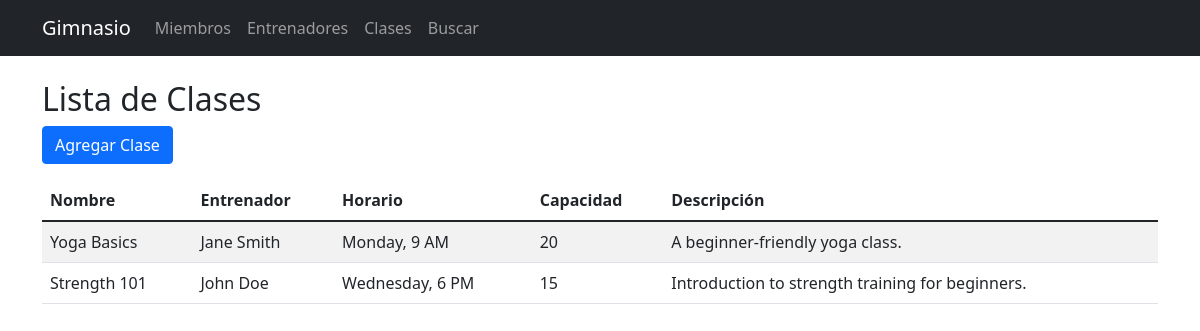
/classes/, run on the app's committed database.
### gym_app/models.py (models this page shows, shortened)
class Class(models.Model):
    name = models.CharField(max_length=100)
    trainer = models.ForeignKey(Trainer, on_delete=models.CASCADE)
    schedule = models.CharField(max_length=100)
    capacity = models.IntegerField()
    description = models.TextField()

class Trainer(models.Model):
    name = models.CharField(max_length=100)
    specialization = models.CharField(max_length=100)
    experience = models.IntegerField()
    phone = models.CharField(max_length=15)
    email = models.EmailField()

### gym_app/views.py (the view)
# urls.py: path('classes/', views.class_list, name='class_list'),
def class_list(request):
    classes = Class.objects.all()
    return render(request, 'gym_app/class_list.html', {'classes': classes})

### gym_app/templates/gym_app/class_list.html (shortened to what this page needs)
{% extends 'gym_app/base.html' %}
{% block content %}
<h2>Lista de Clases</h2>
<a href="{% url 'add_class' %}" class="btn btn-primary mb-3">Agregar Clase</a>
<div class="table-responsive">
    <table class="table table-striped">
        <thead>
            <tr>
                <th>Nombre</th>
                <th>Entrenador</th>
                <th>Horario</th>
                <th>Capacidad</th>
                <th>Descripción</th>
            </tr>
        </thead>
        <tbody>
            {% for class in classes %}
            <tr>
                <td>{{ class.name }}</td>
                <td>{{ class.trainer.name }}</td>
                <td>{{ class.schedule }}</td>
                <td>{{ class.capacity }}</td>
                <td>{{ class.description }}</td>
            </tr>
            {% endfor %}
        </tbody>
    </table>
</div>
{% endblock %}

### data on the page
Class: name "Yoga Basics", trainer.name "Jane Smith", schedule "Monday, 9 AM", capacity "20", description "A beginner-friendly yoga class."
Class: name "Strength 101", trainer.name "John Doe", schedule "Wednesday, 6 PM", capacity "15", description "Introduction to strength training for beginners."
